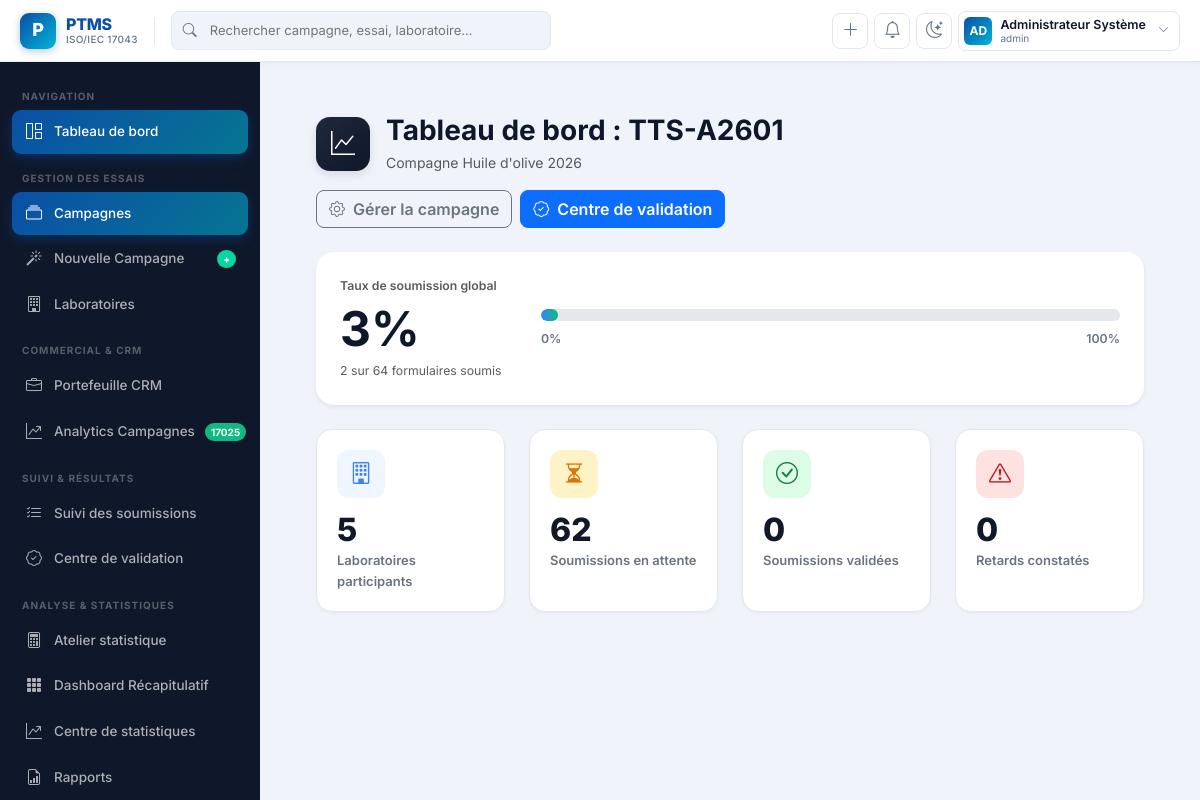
/campaigns/4/dashboard (signed in), run on the app's committed database.
### models.py (models this page shows, shortened)
class User(UserMixin, db.Model):
    __tablename__ = "users"
    id = db.Column(db.Integer, primary_key=True)
    username = db.Column(db.String(80), unique=True, nullable=False)
    email = db.Column(db.String(150), unique=True, nullable=False)
    password_hash = db.Column(db.String(255), nullable=False)
    full_name = db.Column(db.String(150), nullable=False)
    role = db.Column(db.String(30), nullable=False, default="participant")
    laboratory_id = db.Column(db.Integer, db.ForeignKey("laboratories.id"), nullable=True)
    active = db.Column(db.Boolean, default=True)
    created_at = db.Column(db.DateTime, default=datetime.utcnow)
    last_login = db.Column(db.DateTime, nullable=True)
    laboratory = db.relationship("Laboratory", back_populates="users")
    def is_admin(self):
        return self.role == "admin"
    def is_participant(self):
        return self.role == "participant"
    def is_staff(self):
        return self.role in ("admin", "chef_technique", "auditeur")

class Campaign(db.Model):
    __tablename__ = "campaigns"
    id = db.Column(db.Integer, primary_key=True)
    reference = db.Column(db.String(50), unique=True, nullable=False)
    name = db.Column(db.String(200), nullable=False)
    description = db.Column(db.Text)
    status = db.Column(db.String(30), default="draft")  # draft, active, closed, archived
    start_date = db.Column(db.Date)
    end_date = db.Column(db.Date)
    report_published = db.Column(db.Boolean, default=False)
    created_by = db.Column(db.Integer, db.ForeignKey("users.id"))
    created_at = db.Column(db.DateTime, default=datetime.utcnow)
    trials = db.relationship("Trial", back_populates="campaign", cascade="all, delete-orphan")
    laboratories = db.relationship("CampaignLaboratory", back_populates="campaign", cascade="all, delete-orphan")

### blueprints/campaigns.py (the view)
@campaigns_bp.route("/<int:campaign_id>/dashboard")
@login_required
@roles_required("admin", "chef_technique", "auditeur")
def campaign_dashboard(campaign_id):
    from datetime import date
    campaign = Campaign.query.get_or_404(campaign_id)
    forms = ParticipantForm.query.join(Trial).filter(Trial.campaign_id == campaign_id).all()
    today = date.today()
    kpis = {
        "nb_labs": len(campaign.laboratories),
        "nb_trials": len(campaign.trials),
        "total_forms": len(forms),
        "submitted": sum(1 for f in forms if f.status != "pending"),
        "validated": sum(1 for f in forms if f.status == "validated"),
        "anomalies": sum(1 for f in forms if f.status == "anomaly"),
        "late": sum(1 for f in forms if f.status == "pending" and f.trial.due_date and f.trial.due_date < today),
        "pending": sum(1 for f in forms if f.status == "pending")
    }
    kpis["progress_pct"] = round((kpis["submitted"] / kpis["total_forms"]) * 100) if kpis["total_forms"] > 0 else 0
    return render_template("campaigns/dashboard.html", campaign=campaign, kpis=kpis, forms=forms)

### blueprints/auth.py (called while the page is built)
def roles_required(*roles):
    def decorator(f):
        @wraps(f)
        def wrapped(*args, **kwargs):
            if not current_user.is_authenticated:
                return redirect(url_for("auth.login"))
            if current_user.role not in roles:
                flash("Vous n'avez pas les droits pour accéder à cette page.", "danger")
                return redirect(url_for("dashboard.index"))
            return f(*args, **kwargs)
        return wrapped
    return decorator

### templates/campaigns/dashboard.html (shortened to what this page needs)
{% extends "base.html" %}
{% block content %}
<div class="container-fluid px-4 py-4">
    <div class="d-flex align-items-center justify-content-between mb-4 flex-wrap gap-3">
        <div class="d-flex align-items-center gap-3">
            <div style="width:54px; height:54px; border-radius:14px; background:linear-gradient(135deg, #1e293b, #0f172a); display:flex; align-items:center; justify-content:center; box-shadow:0 4px 10px rgba(0,0,0,0.1);">
                <i class="bi bi-graph-up text-white fs-4"></i>
            </div>
            <div>
                <h1 class="h3 fw-bold mb-1">Tableau de bord : {{ campaign.reference }}</h1>
                <p class="text-muted mb-0">{{ campaign.name }}</p>
            </div>
        </div>
        <div class="d-flex gap-2">
            <a href="{{ url_for('campaigns.view_campaign', campaign_id=campaign.id) }}" class="btn btn-outline-secondary d-flex align-items-center gap-2">
                <i class="bi bi-gear"></i> Gérer la campagne
            </a>
            <a href="{{ url_for('participants.validation_center', campaign_id=campaign.id) }}" class="btn btn-primary d-flex align-items-center gap-2">
                <i class="bi bi-patch-check"></i> Centre de validation
            </a>
        </div>
    </div>
    <div class="card border-0 shadow-sm mb-4" style="border-radius:18px;">
        <div class="card-body p-4">
            <div class="row align-items-center g-4">
                <div class="col-md-4 col-lg-3">
                    <div class="text-muted fw-semibold small mb-1">Taux de soumission global</div>
                    <div class="display-5 fw-bold" style="color:#0f172a;">{{ kpis.progress_pct }}%</div>
                    <div class="small text-muted mt-1">{{ kpis.submitted }} sur {{ kpis.total_forms }} formulaires soumis</div>
                </div>
                <div class="col-md-8 col-lg-9">
                    <div class="progress-bar-bg">
                        <div class="progress-bar-fill" style="width: {{ kpis.progress_pct }}%;"></div>
                    </div>
                    <div class="d-flex justify-content-between mt-2 small fw-semibold" style="color:#64748b;">
                        <span>0%</span>
                        <span>100%</span>
                    </div>
                </div>
            </div>
        </div>
    </div>
    <div class="row g-4 mb-4">
        <div class="col-md-3">
            <div class="ptms-kpi-card">
                <div class="kpi-icon" style="background:#eff6ff; color:#3b82f6;">
                    <i class="bi bi-building"></i>
                </div>
                <div class="kpi-value">{{ kpis.nb_labs }}</div>
                <div class="kpi-label">Laboratoires participants</div>
            </div>
        </div>
        <div class="col-md-3">
            <div class="ptms-kpi-card">
                <div class="kpi-icon" style="background:#fef3c7; color:#d97706;">
                    <i class="bi bi-hourglass-split"></i>
                </div>
                <div class="kpi-value">{{ kpis.pending }}</div>
                <div class="kpi-label">Soumissions en attente</div>
            </div>
        </div>
        <div class="col-md-3">
            <div class="ptms-kpi-card">
                <div class="kpi-icon" style="background:#dcfce7; color:#15803d;">
                    <i class="bi bi-check-circle"></i>
                </div>
                <div class="kpi-value">{{ kpis.validated }}</div>
                <div class="kpi-label">Soumissions validées</div>
            </div>
        </div>
        <div class="col-md-3">
            <div class="ptms-kpi-card">
                <div class="kpi-icon" style="background:#fee2e2; color:#b91c1c;">
                    <i class="bi bi-exclamation-triangle"></i>
                </div>
                <div class="kpi-value">{{ kpis.late }}</div>
                <div class="kpi-label">Retards constatés</div>
            </div>
        </div>
    </div>
    {% if kpis.late > 0 %}
                        {% from datetime import date %}
                        {% set today = date.today() %}
    {% endif %}
</div>
{% endblock %}

### templates/base.html (shortened to what this page needs)
<!DOCTYPE html>
<html lang="fr">
<head>
    <link href="https://cdn.jsdelivr.net/npm/bootstrap@5.3.2/dist/css/bootstrap.min.css" rel="stylesheet">
    <link href="https://cdn.jsdelivr.net/npm/bootstrap-icons@1.11.3/font/bootstrap-icons.css" rel="stylesheet">
</head>
<body>
{% if current_user.is_authenticated %}
<nav class="ptms-topnav">
    <a class="ptms-brand" href="{{ url_for('dashboard.index') }}">
        <div class="ptms-brand-logo">P</div>
        <div class="ptms-brand-text">
            <span class="ptms-brand-name">PTMS</span>
            <span class="ptms-brand-sub">ISO/IEC 17043</span>
        </div>
    </a>
    <div class="ptms-topnav-search position-relative">
        <input type="text" placeholder="Rechercher campagne, essai, laboratoire…" id="globalSearch">
    </div>
    <div class="ptms-topnav-actions">
        {% if current_user.is_staff() %}
        <a href="{{ url_for('wizard.start') }}" class="ptms-icon-btn" title="Nouvelle campagne">
            <i class="bi bi-plus-lg"></i>
        </a>
        {% endif %}
        <a href="{{ url_for('dashboard.index') }}" class="ptms-icon-btn" id="notifBtn">
            <i class="bi bi-bell"></i>
        </a>
        <button class="ptms-icon-btn" onclick="toggleTheme()" title="Apparence">
            <i class="bi bi-moon-stars" id="themeIcon"></i>
        </button>
        <div class="dropdown">
            <a class="ptms-user-pill" data-bs-toggle="dropdown" href="#">
                <div class="ptms-user-avatar">
                    {{ current_user.full_name[:2].upper() if current_user.full_name else 'PT' }}
                </div>
                <div class="ptms-user-info">
                    <div class="ptms-user-name">{{ current_user.full_name or current_user.email }}</div>
                    <div class="ptms-user-role">{{ current_user.role }}</div>
                </div>
                <i class="bi bi-chevron-down ms-1" style="font-size:11px;color:var(--ptms-muted)"></i>
            </a>
        </div>
    </div>
</nav>
<aside class="ptms-sidebar" id="ptmsSidebar">
    <div class="ptms-sidebar-inner">
        <div class="ptms-sidebar-section">
            <div class="ptms-sidebar-section-label">Navigation</div>
            <a href="{{ url_for('dashboard.index') }}" class="ptms-nav-link {% if request.endpoint and 'dashboard' in request.endpoint %}active{% endif %}">
                <i class="bi bi-grid-1x2"></i> Tableau de bord
            </a>
        </div>
        {% if current_user.is_staff() %}
        <div class="ptms-sidebar-section">
            <div class="ptms-sidebar-section-label">Gestion des Essais</div>
            <a href="{{ url_for('campaigns.list_campaigns') }}" class="ptms-nav-link {% if request.endpoint and 'campaign' in request.endpoint %}active{% endif %}">
                <i class="bi bi-collection"></i> Campagnes
            </a>
            {% if current_user.role in ['admin','chef_technique'] %}
            <a href="{{ url_for('wizard.start') }}" class="ptms-nav-link {% if request.endpoint and 'wizard' in request.endpoint %}active{% endif %}">
                <i class="bi bi-magic"></i> Nouvelle Campagne
                <span class="ptms-nav-badge" style="background:var(--ptms-accent2);">+</span>
            </a>
            {% endif %}
            <a href="{{ url_for('laboratories.list_labs') }}" class="ptms-nav-link {% if request.endpoint and 'laborator' in request.endpoint %}active{% endif %}">
                <i class="bi bi-building"></i> Laboratoires
            </a>
        </div>
        <div class="ptms-sidebar-section">
            <div class="ptms-sidebar-section-label">Commercial & CRM</div>
            <a href="{{ url_for('commercial.index') }}" class="ptms-nav-link {% if request.endpoint == 'commercial.index' %}active{% endif %}">
                <i class="bi bi-briefcase"></i> Portefeuille CRM
            </a>
            <a href="{{ url_for('commercial.campaign_analytics') }}" class="ptms-nav-link {% if request.endpoint == 'commercial.campaign_analytics' %}active{% endif %}">
                <i class="bi bi-graph-up-arrow"></i> Analytics Campagnes
                <span class="ptms-nav-badge" style="background:#10B981;">17025</span>
            </a>
        </div>
        <div class="ptms-sidebar-section">
            <div class="ptms-sidebar-section-label">Suivi & Résultats</div>
            <a href="{{ url_for('participants.tracker') }}" class="ptms-nav-link {% if request.endpoint and 'tracker' in request.endpoint %}active{% endif %}">
                <i class="bi bi-list-check"></i> Suivi des soumissions
            </a>
            <a href="{{ url_for('participants.validation_center') }}" class="ptms-nav-link {% if request.endpoint and 'validation' in request.endpoint %}active{% endif %}">
                <i class="bi bi-patch-check"></i> Centre de validation
            </a>
        </div>
        <div class="ptms-sidebar-section">
            <div class="ptms-sidebar-section-label">Analyse & Statistiques</div>
            <a href="{{ url_for('traitement.atelier') }}" class="ptms-nav-link {% if request.endpoint == 'traitement.atelier' %}active{% endif %}">
                <i class="bi bi-calculator"></i> Atelier statistique
            </a>
            <a href="{{ url_for('traitement.dashboard') }}" class="ptms-nav-link {% if request.endpoint == 'traitement.dashboard' %}active{% endif %}">
                <i class="bi bi-grid-3x3-gap-fill"></i> Dashboard Récapitulatif
            </a>
            <a href="{{ url_for('statistics.index') }}" class="ptms-nav-link {% if request.endpoint and 'statistics' in request.endpoint %}active{% endif %}">
                <i class="bi bi-graph-up-arrow"></i> Centre de statistiques
            </a>
            <a href="{{ url_for('reports.index') }}" class="ptms-nav-link {% if request.endpoint and 'report' in request.endpoint %}active{% endif %}">
                <i class="bi bi-file-earmark-bar-graph"></i> Rapports
            </a>
        </div>
        {% endif %}
    </div>
</aside>
<main class="ptms-main ptms-animate">
    {% block content %}{% endblock %}
</main>
{% endif %}
</body>
</html>

### data on the page
User: full_name "AD", full_name "Administrateur Système", role "admin"
Campaign: reference "TTS-A2601", name "Compagne Huile d'olive 2026"

### other printed values
{{ kpis.progress_pct }} "3"
{{ kpis.submitted }} "2"
{{ kpis.total_forms }} "64"
{{ kpis.nb_labs }} "5"
{{ kpis.pending }} "62"
{{ kpis.validated }} "0"
{{ kpis.late }} "0"
